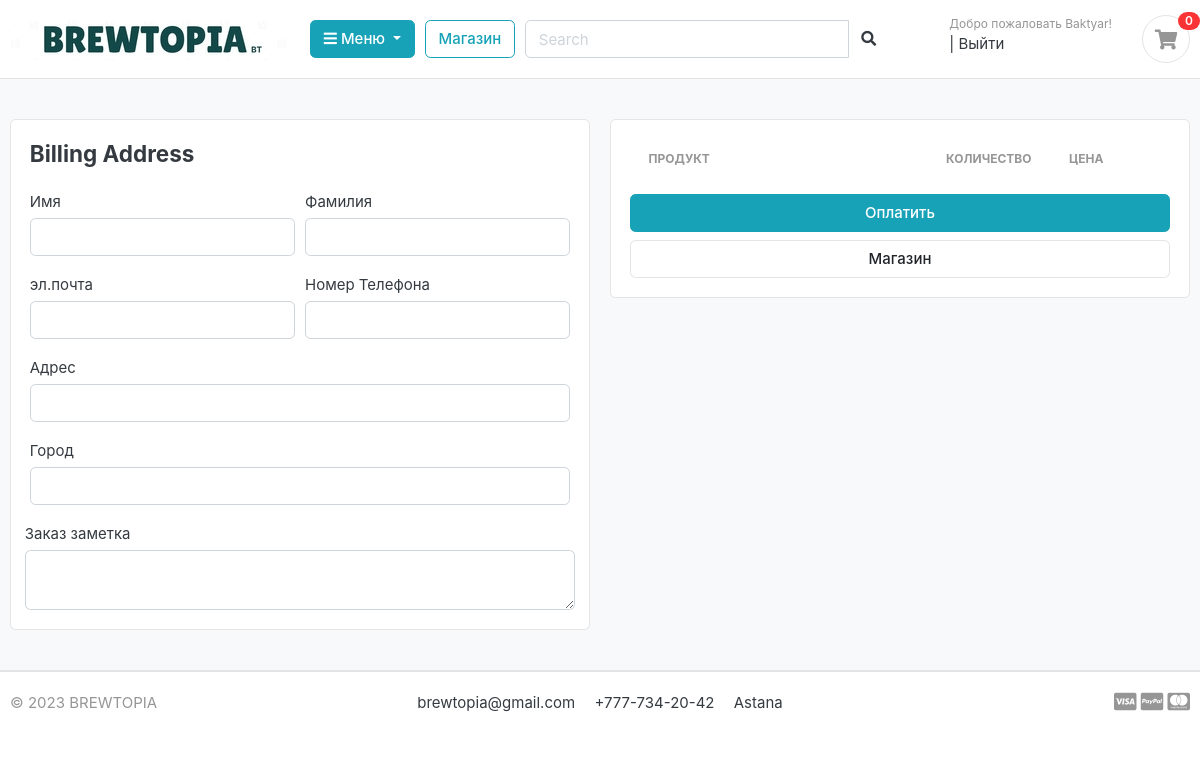
The app's page /order/pay/ (signed in), older data.
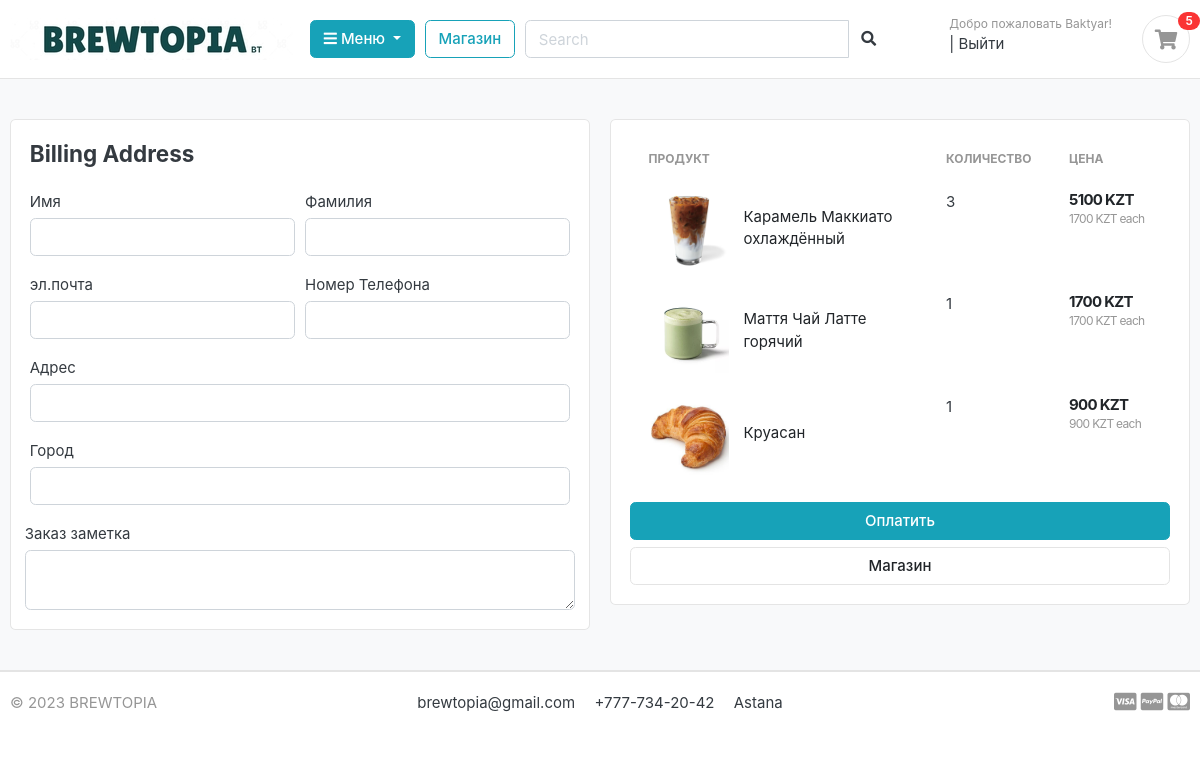
The same page, newer data.
### orders/models.py (models this page shows, shortened)
class OrderItem(models.Model):
    user = models.ForeignKey(UserProfile, on_delete=models.CASCADE, null=True)
    product = models.ForeignKey(Product, on_delete=models.CASCADE)
    order    = models.ForeignKey(Order, on_delete=models.CASCADE, null=True)
    quantity = models.IntegerField()
    is_active = models.BooleanField(default=True)
    def sub_total(self):
        return self.product.price*self.quantity

### shop/models.py (models this page shows, shortened)
class Product(models.Model):
    product_name    = models.CharField(max_length=200,unique=True)
    slug            = models.SlugField(max_length=200,unique=True)
    description     = models.TextField(max_length=500,blank=True)
    price           = models.IntegerField()
    images          = models.ImageField(upload_to='photos/products')
    stock           = models.IntegerField()
    in_stock    = models.BooleanField(default=True)
    category        = models.ForeignKey(Category, on_delete=models.CASCADE)
    created_date    = models.DateTimeField(auto_now=True)
    modified_date   = models.DateTimeField(auto_now=True)
    def get_url(self):
        return reverse('product_info',args=[self.category.slug, self.slug])

### orders/views.py (the view)
# urls.py: path('pay/', views.pay, name='pay'),
@login_required(login_url='users:login')
def pay(request, total=0, quantity=0, order_items=None):
    try:
        tax = 0
        grand_total = 0
        if request.user.is_authenticated:
            order_items = OrderItem.objects.filter(user=request.user, is_active=True)
        else:
            order = Order.objects.get(order_id=_order_id(request))
            order_items = OrderItem.objects.filter(order=order, is_active=True)
        for order_item in order_items:
            total += (order_item.product.price*order_item.quantity)
            quantity += order_item.quantity
        tax = (2*total)/100
        grand_total = total + tax
    except ObjectDoesNotExist:
        pass
    context = {
        'total':total,
        'quantity':quantity,
        'order_items':order_items,
        'tax':tax,
        'grand_total':grand_total,
    }
    return render(request, 'shop/pay.html', context)

### category/context_processors.py (called while the page is built)
def menu_links(request):
    links = Category.objects.all()
    return dict(links=links)

### category/models.py (called while the page is built)
    def get_url(self):
        return reverse('products_by_category', args=[self.slug])

### orders/context_processors.py (called while the page is built)
def counter(request):
    order_count = 0
    if 'admin' in request.path:
        return {}
    else:
        try:
            order = Order.objects.filter(order_id=_order_id(request))
            if request.user.is_authenticated:
                order_items = OrderItem.objects.all().filter(user=request.user)
            else:
                order_items = OrderItem.objects.all().filter(order=order[:1])
            for order_item in order_items:
                order_count += order_item.quantity
        except Order.DoesNotExist:
            order_count = 0
    return dict(order_count=order_count)

### orders/views.py (called while the page is built)
def _order_id(request):
    order = request.session.session_key
    if not order:
        order = request.session.create()
    return order

### users/templates/shop/pay.html (shortened to what this page needs)
{% extends 'users/base.html' %}
{% load static %}
{% block content %}
<section class="section-content padding-y bg">
<div class="container">
<div class="row">
	<aside class="col-lg-6">
<div class="card">
  <div class="card-body">
    <h4 class="card-title mb-4">Billing Address</h4>
    <form action="" method="POST">
    <div class="form-row">
        <div class="col form-group">
          <label for="">Имя</label>
          <input type="text" name="first_name" class="form-control" required>
        </div>
        <div class="col form-group">
          <label for="">Фамилия</label>
          <input type="text" name="last_name" class="form-control" required>
        </div>
      </div>
      <div class="form-row">
        <div class="col form-group">
          <label for="">эл.почта</label>
          <input type="email" name="email" class="form-control" required>
        </div>
        <div class="col form-group">
          <label for="">Номер Телефона</label>
          <input type="text" name="phone" class="form-control" required>
        </div>
      </div>
      <div class="form-row">
        <div class="col form-group">
          <label for="">Адрес </label>
          <input type="text" name="address_line_1" class="form-control" required>
        </div>
      </div>
      <div class="form-row">
        <div class="col form-group">
          <label for="">Город</label>
          <input type="text" name="city" class="form-control" required>
        </div>
        </div>
        <div class="form-row">
          <label for="">Заказ заметка</label>
          <textarea name="order_note" rows="2" class="form-control"></textarea>
        </div>
  </div>
</div>
	</aside>
	<aside class="col-lg-6">
		<div class="card">
		<div class="card-body">
      <table class="table table-borderless table-shopping-cart">
      <thead class="text-muted">
      <tr class="small text-uppercase">
        <th scope="col">Продукт</th>
        <th scope="col" width="120">Количество</th>
        <th scope="col" width="120">Цена</th>
      </tr>
      </thead>
      <tbody>
      {% for order_item in order_items %}
      <tr>
      	<td>
      		<figure class="itemside align-items-center">
      			<div class="aside"><img src="{{ order_item.product.images.url }}" class="img-sm"></div>
      			<figcaption class="info">
      				<a href="{{ order_item.product.get_url }}" class="title text-dark">{{ order_item.product.product_name }}</a>
      			</figcaption>
      		</figure>
      	</td>
      	<td>
      				<label for="">{{order_item.quantity}}</label>
      	</td>
      	<td>
      		<div class="price-wrap">
      			<var class="price"> {{ order_item.sub_total }} KZT</var>
      			<small class="text-muted">  {{ order_item.product.price }} KZT each </small>
      		</div>
      	</td>
      </tr>
      {% endfor %}
      </tbody>
      </table>
      <button type="submit" name="submit" class="btn btn-info btn-block">Оплатить</button>
			<a href="{% url 'shop' %}" class="btn btn-light btn-block">Магазин</a>
		</div>
		</div>
</aside>
</div>
</div>
</section>
{% endblock %}

### users/templates/users/inside/header.html (shortened to what this page needs)
{% load static %}
<header class="section-header">
    <section class="header-main border-bottom">
        <div class="container">
    <div class="row align-items-center">
        <div class="col-lg-3 col-md-3 col-6">
            <a href="{% url 'home' %}" class="logo">
                <img class="logo" src="{% static 'users/images/logogo.jpg' %}">
            </a>
        </div>
        <div class="col-lg col-sm col-md col-6 flex-grow-0">
            <div class="category-wrap dropdown d-inline-block float-right">
                <button type="button" class="btn btn-info dropdown-toggle" data-toggle="dropdown">
                    <i class="fa fa-bars"></i> Меню
                </button>
            </div>
        </div>
        <a href="{% url 'shop' %}" class="btn btn-outline-info">Магазин</a>
        <div class="col-lg  col-md-6 col-sm-12 col">
            <form action="{% url 'search' %}" class="search" method="GET">
                <div class="input-group w-100">
                    <input type="text" class="form-control" style="width:60%;" placeholder="Search" name="keyword">
                    <div class="input-group-append">
                      <button class="btn btn-default" type="submit">
                        <i class="fa fa-search"></i>
                      </button>
                    </div>
                </div>
            </form>
        </div>
        <div class="col-lg-3 col-sm-6 col-8 order-2 order-lg-3">
                    <div class="d-flex justify-content-end mb-3 mb-lg-0">
                        {% if user.id is not None %}
                        <div class="widget-header">
                            <small class="title text-muted">Добро пожаловать {{ user.first_name }}!</small>
                            <div>
                                <a href="#"></a> <span class="dark-transp"> | </span>
                                <a href="{% url 'users:logout' %}"> Выйти </a>
                            </div>
                        </div>
                        {% endif %}
                        <a href="{% url 'order' %}" class="widget-header pl-3 ml-3">
                            <div class="icon icon-sm rounded-circle border"><i class="fa fa-shopping-cart"></i></div>
                            <span class="badge badge-pill badge-danger notify">{{ order_count }}</span>
                        </a>
                    </div>
                </div>
    </div>
        </div>
    </section>
    </header>

Row changes from the older to the newer data that the page shows:
added OrderItem: product.images (picture), product.product_name "Карамель Маккиато охлаждённый", quantity "3", sub_total "5100", product.price "1700"
added OrderItem: product.images (picture), product.product_name "Маття Чай Латте горячий", quantity "1", sub_total "1700", product.price "1700"
added OrderItem: product.images (picture), product.product_name "Круасан", quantity "1", sub_total "900", product.price "900"
Text that changed along with them:
{{ order_count }}: "0" → "5"
